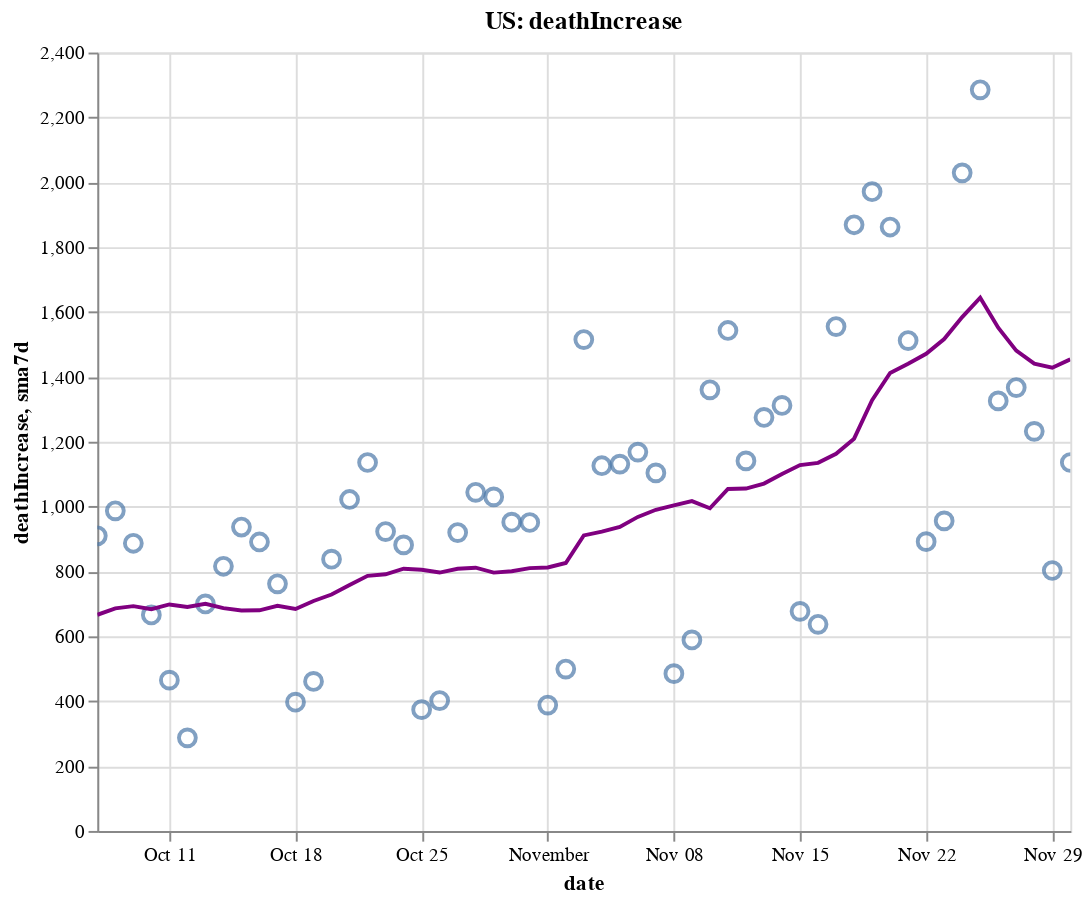

The cell this chart's notebook holds for it:
### Code cell
create_plot(us, 'deathIncrease')

### Figure 1 — Vega-Lite specification as saved in the notebook (floating-point values rounded to 4 significant figures)
{"config": {"view": {"continuousWidth": 400, "continuousHeight": 300}}, "layer": [{"layer": [{"mark": {"type": "point", "size": 75}, "encoding": {"tooltip": [{"type": "temporal", "field": "date"}, {"type": "quantitative", "field": "deathIncrease"}, {"type": "quantitative", "field": "sma7d"}], "x": {"type": "temporal", "field": "date"}, "y": {"type": "quantitative", "field": "deathIncrease"}}, "selection": {"selector006": {"type": "interval", "bind": "scales", "encodings": ["x", "y"]}}}, {"mark": {"type": "line", "color": "purple"}, "encoding": {"x": {"type": "temporal", "field": "date"}, "y": {"type": "quantitative", "field": "sma7d"}}}]}, {"mark": {"type": "rule", "color": "#aaa"}, "encoding": {"x": {"type": "temporal", "field": "date"}}, "transform": [{"filter": {"selection": "selector005"}}]}, {"mark": "circle", "encoding": {"opacity": {"condition": {"value": 1, "selection": "selector005"}, "value": 0}, "tooltip": [{"type": "temporal", "field": "date"}, {"type": "quantitative", "field": "deathIncrease"}, {"type": "quantitative", "field": "sma7d"}], "x": {"type": "temporal", "field": "date"}, "y": {"type": "quantitative", "field": "deathIncrease"}}, "selection": {"selector005": {"type": "single", "encodings": ["x"], "on": "mouseover", "nearest": true, "empty": "none"}}}, {"mark": {"type": "text", "align": "left", "dx": 5, "dy": -5, "stroke": "white", "strokeWidth": 2}, "encoding": {"text": {"type": "quantitative", "field": "deathIncrease"}, "tooltip": [{"type": "temporal", "field": "date"}, {"type": "quantitative", "field": "deathIncrease"}, {"type": "quantitative", "field": "sma7d"}], "x": {"type": "temporal", "field": "date"}, "y": {"type": "quantitative", "field": "deathIncrease"}}, "transform": [{"filter": {"selection": "selector005"}}]}, {"mark": {"type": "text", "align": "left", "dx": 5, "dy": -5}, "encoding": {"text": {"type": "quantitative", "field": "deathIncrease"}, "tooltip": [{"type": "temporal", "field": "date"}, {"type": "quantitative", "field": "deathIncrease"}, {"type": "quantitative", "field": "sma7d"}], "x": {"type": "temporal", "field": "date"}, "y": {"type": "quantitative", "field": "deathIncrease"}}, "transform": [{"filter": {"selection": "selector005"}}]}], "data": {"name": "data-99d10751dc320611eb76516c2aacd235"}, "height": 400, "title": "US: deathIncrease", "width": 500, "$schema": "https://vega.github.io/schema/vega-lite/v4.8.1.json", "datasets": {"data-99d10751dc320611eb76516c2aacd235": [{"date": "2020-10-07T00:00:00", "totalTestResultsIncrease": 977500.0, "positiveIncrease": 50590.0, "death": 203600.0, "deathIncrease": 910.0, "positiveRate": 0.052, "state": "US", "sma7d": 666.4}, {"date": "2020-10-08T00:00:00", "totalTestResultsIncrease": 1157000.0, "positiveIncrease": 55210.0, "death": 204600.0, "deathIncrease": 987.0, "positiveRate": 0.048, "state": "US", "sma7d": 686.3}, {"date": "2020-10-09T00:00:00", "totalTestResultsIncrease": 1203000.0, "positiveIncrease": 56800.0, "death": 205500.0, "deathIncrease": 887.0, "positiveRate": 0.047, "state": "US", "sma7d": 693.1}, {"date": "2020-10-10T00:00:00", "totalTestResultsIncrease": 1252000.0, "positiveIncrease": 57420.0, "death": 206100.0, "deathIncrease": 666.0, "positiveRate": 0.046, "state": "US", "sma7d": 683.6}, {"date": "2020-10-11T00:00:00", "totalTestResultsIncrease": 1078000.0, "positiveIncrease": 46270.0, "death": 206600.0, "deathIncrease": 465.0, "positiveRate": 0.043, "state": "US", "sma7d": 698.3}, {"date": "2020-10-12T00:00:00", "totalTestResultsIncrease": 1060000.0, "positiveIncrease": 42640.0, "death": 206900.0, "deathIncrease": 287.0, "positiveRate": 0.04, "state": "US", "sma7d": 690.6}, {"date": "2020-10-13T00:00:00", "totalTestResultsIncrease": 1052000.0, "positiveIncrease": 48590.0, "death": 207600.0, "deathIncrease": 700.0, "positiveRate": 0.046, "state": "US", "sma7d": 700.3}, {"date": "2020-10-14T00:00:00", "totalTestResultsIncrease": 1045000.0, "positiveIncrease": 56120.0, "death": 208400.0, "deathIncrease": 816.0, "positiveRate": 0.054, "state": "US", "sma7d": 686.9}, {"date": "2020-10-15T00:00:00", "totalTestResultsIncrease": 1109000.0, "positiveIncrease": 63390.0, "death": 209300.0, "deathIncrease": 937.0, "positiveRate": 0.057, "state": "US", "sma7d": 679.7}, {"date": "2020-10-16T00:00:00", "totalTestResultsIncrease": 1231000.0, "positiveIncrease": 68250.0, "death": 210200.0, "deathIncrease": 891.0, "positiveRate": 0.055, "state": "US", "sma7d": 680.3}, {"date": "2020-10-17T00:00:00", "totalTestResultsIncrease": 1299000.0, "positiveIncrease": 57330.0, "death": 211000.0, "deathIncrease": 762.0, "positiveRate": 0.044, "state": "US", "sma7d": 694.0}, {"date": "2020-10-18T00:00:00", "totalTestResultsIncrease": 1052000.0, "positiveIncrease": 48280.0, "death": 211400.0, "deathIncrease": 397.0, "positiveRate": 0.046, "state": "US", "sma7d": 684.3}, {"date": "2020-10-19T00:00:00", "totalTestResultsIncrease": 1135000.0, "positiveIncrease": 57110.0, "death": 211900.0, "deathIncrease": 461.0, "positiveRate": 0.05, "state": "US", "sma7d": 709.1}, {"date": "2020-10-20T00:00:00", "totalTestResultsIncrease": 952700.0, "positiveIncrease": 60550.0, "death": 212700.0, "deathIncrease": 838.0, "positiveRate": 0.064, "state": "US", "sma7d": 728.9}, {"date": "2020-10-21T00:00:00", "totalTestResultsIncrease": 941800.0, "positiveIncrease": 60950.0, "death": 213700.0, "deathIncrease": 1022.0, "positiveRate": 0.065, "state": "US", "sma7d": 758.3}, {"date": "2020-10-22T00:00:00", "totalTestResultsIncrease": 1230000.0, "positiveIncrease": 72840.0, "death": 214900.0, "deathIncrease": 1136.0, "positiveRate": 0.059, "state": "US", "sma7d": 786.7}, {"date": "2020-10-23T00:00:00", "totalTestResultsIncrease": 1383000.0, "positiveIncrease": 82330.0, "death": 215800.0, "deathIncrease": 923.0, "positiveRate": 0.06, "state": "US", "sma7d": 791.3}, {"date": "2020-10-24T00:00:00", "totalTestResultsIncrease": 1323000.0, "positiveIncrease": 83290.0, "death": 216700.0, "deathIncrease": 882.0, "positiveRate": 0.063, "state": "US", "sma7d": 808.4}, {"date": "2020-10-25T00:00:00", "totalTestResultsIncrease": 1188000.0, "positiveIncrease": 64890.0, "death": 217000.0, "deathIncrease": 374.0, "positiveRate": 0.055, "state": "US", "sma7d": 805.1}, {"date": "2020-10-26T00:00:00", "totalTestResultsIncrease": 1211000.0, "positiveIncrease": 62530.0, "death": 217400.0, "deathIncrease": 402.0, "positiveRate": 0.052, "state": "US", "sma7d": 796.7}, {"date": "2020-10-27T00:00:00", "totalTestResultsIncrease": 1071000.0, "positiveIncrease": 72080.0, "death": 218400.0, "deathIncrease": 920.0, "positiveRate": 0.067, "state": "US", "sma7d": 808.4}, {"date": "2020-10-28T00:00:00", "totalTestResultsIncrease": 1096000.0, "positiveIncrease": 78750.0, "death": 219400.0, "deathIncrease": 1044.0, "positiveRate": 0.072, "state": "US", "sma7d": 811.6}, {"date": "2020-10-29T00:00:00", "totalTestResultsIncrease": 1333000.0, "positiveIncrease": 88730.0, "death": 220400.0, "deathIncrease": 1030.0, "positiveRate": 0.067, "state": "US", "sma7d": 796.4}, {"date": "2020-10-30T00:00:00", "totalTestResultsIncrease": 1364000.0, "positiveIncrease": 97230.0, "death": 221400.0, "deathIncrease": 952.0, "positiveRate": 0.071, "state": "US", "sma7d": 800.6}, {"date": "2020-10-31T00:00:00", "totalTestResultsIncrease": 1390000.0, "positiveIncrease": 90590.0, "death": 222300.0, "deathIncrease": 951.0, "positiveRate": 0.065, "state": "US", "sma7d": 810.4}, {"date": "2020-11-01T00:00:00", "totalTestResultsIncrease": 1128000.0, "positiveIncrease": 73850.0, "death": 222700.0, "deathIncrease": 388.0, "positiveRate": 0.065, "state": "US", "sma7d": 812.4}, {"date": "2020-11-02T00:00:00", "totalTestResultsIncrease": 1327000.0, "positiveIncrease": 82050.0, "death": 223200.0, "deathIncrease": 499.0, "positiveRate": 0.062, "state": "US", "sma7d": 826.3}, {"date": "2020-11-03T00:00:00", "totalTestResultsIncrease": 1129000.0, "positiveIncrease": 86660.0, "death": 224700.0, "deathIncrease": 1515.0, "positiveRate": 0.077, "state": "US", "sma7d": 911.3}, {"date": "2020-11-04T00:00:00", "totalTestResultsIncrease": 1223000.0, "positiveIncrease": 103300.0, "death": 225900.0, "deathIncrease": 1126.0, "positiveRate": 0.084, "state": "US", "sma7d": 923.0}, {"date": "2020-11-05T00:00:00", "totalTestResultsIncrease": 1567000.0, "positiveIncrease": 116400.0, "death": 227000.0, "deathIncrease": 1131.0, "positiveRate": 0.074, "state": "US", "sma7d": 937.4}, {"date": "2020-11-06T00:00:00", "totalTestResultsIncrease": 1564000.0, "positiveIncrease": 125800.0, "death": 228200.0, "deathIncrease": 1168.0, "positiveRate": 0.08, "state": "US", "sma7d": 968.3}, {"date": "2020-11-07T00:00:00", "totalTestResultsIncrease": 1413000.0, "positiveIncrease": 129200.0, "death": 229300.0, "deathIncrease": 1104.0, "positiveRate": 0.091, "state": "US", "sma7d": 990.1}, {"date": "2020-11-08T00:00:00", "totalTestResultsIncrease": 1252000.0, "positiveIncrease": 110300.0, "death": 229700.0, "deathIncrease": 485.0, "positiveRate": 0.088, "state": "US", "sma7d": 1004.0}, {"date": "2020-11-09T00:00:00", "totalTestResultsIncrease": 1516000.0, "positiveIncrease": 119400.0, "death": 230300.0, "deathIncrease": 589.0, "positiveRate": 0.079, "state": "US", "sma7d": 1017.0}, {"date": "2020-11-10T00:00:00", "totalTestResultsIncrease": 1252000.0, "positiveIncrease": 131200.0, "death": 231700.0, "deathIncrease": 1360.0, "positiveRate": 0.105, "state": "US", "sma7d": 994.7}, {"date": "2020-11-11T00:00:00", "totalTestResultsIncrease": 1418000.0, "positiveIncrease": 144800.0, "death": 233200.0, "deathIncrease": 1543.0, "positiveRate": 0.102, "state": "US", "sma7d": 1054.0}, {"date": "2020-11-12T00:00:00", "totalTestResultsIncrease": 1476000.0, "positiveIncrease": 152000.0, "death": 234400.0, "deathIncrease": 1141.0, "positiveRate": 0.103, "state": "US", "sma7d": 1056.0}, {"date": "2020-11-13T00:00:00", "totalTestResultsIncrease": 1698000.0, "positiveIncrease": 172100.0, "death": 235700.0, "deathIncrease": 1275.0, "positiveRate": 0.101, "state": "US", "sma7d": 1071.0}, {"date": "2020-11-14T00:00:00", "totalTestResultsIncrease": 1662000.0, "positiveIncrease": 163500.0, "death": 237000.0, "deathIncrease": 1312.0, "positiveRate": 0.098, "state": "US", "sma7d": 1101.0}, {"date": "2020-11-15T00:00:00", "totalTestResultsIncrease": 1615000.0, "positiveIncrease": 144400.0, "death": 237600.0, "deathIncrease": 677.0, "positiveRate": 0.089, "state": "US", "sma7d": 1128.0}, {"date": "2020-11-16T00:00:00", "totalTestResultsIncrease": 1487000.0, "positiveIncrease": 148900.0, "death": 238300.0, "deathIncrease": 637.0, "positiveRate": 0.1, "state": "US", "sma7d": 1135.0}, {"date": "2020-11-17T00:00:00", "totalTestResultsIncrease": 1512000.0, "positiveIncrease": 156700.0, "death": 239800.0, "deathIncrease": 1555.0, "positiveRate": 0.104, "state": "US", "sma7d": 1163.0}, {"date": "2020-11-18T00:00:00", "totalTestResultsIncrease": 1539000.0, "positiveIncrease": 164000.0, "death": 241700.0, "deathIncrease": 1869.0, "positiveRate": 0.107, "state": "US", "sma7d": 1209.0}, {"date": "2020-11-19T00:00:00", "totalTestResultsIncrease": 1821000.0, "positiveIncrease": 182800.0, "death": 243700.0, "deathIncrease": 1971.0, "positiveRate": 0.1, "state": "US", "sma7d": 1328.0}, {"date": "2020-11-20T00:00:00", "totalTestResultsIncrease": 1919000.0, "positiveIncrease": 192800.0, "death": 245500.0, "deathIncrease": 1862.0, "positiveRate": 0.1, "state": "US", "sma7d": 1412.0}, {"date": "2020-11-21T00:00:00", "totalTestResultsIncrease": 2004000.0, "positiveIncrease": 179700.0, "death": 247000.0, "deathIncrease": 1512.0, "positiveRate": 0.09, "state": "US", "sma7d": 1440.0}, {"date": "2020-11-22T00:00:00", "totalTestResultsIncrease": 1744000.0, "positiveIncrease": 150800.0, "death": 247900.0, "deathIncrease": 892.0, "positiveRate": 0.086, "state": "US", "sma7d": 1471.0}, {"date": "2020-11-23T00:00:00", "totalTestResultsIncrease": 1759000.0, "positiveIncrease": 151000.0, "death": 248900.0, "deathIncrease": 956.0, "positiveRate": 0.086, "state": "US", "sma7d": 1517.0}, {"date": "2020-11-24T00:00:00", "totalTestResultsIncrease": 1790000.0, "positiveIncrease": 167000.0, "death": 250900.0, "deathIncrease": 2029.0, "positiveRate": 0.093, "state": "US", "sma7d": 1584.0}, {"date": "2020-11-25T00:00:00", "totalTestResultsIncrease": 1721000.0, "positiveIncrease": 183600.0, "death": 253200.0, "deathIncrease": 2285.0, "positiveRate": 0.107, "state": "US", "sma7d": 1644.0}, {"date": "2020-11-26T00:00:00", "totalTestResultsIncrease": 1170000.0, "positiveIncrease": 126300.0, "death": 254500.0, "deathIncrease": 1326.0, "positiveRate": 0.108, "state": "US", "sma7d": 1552.0}, {"date": "2020-11-27T00:00:00", "totalTestResultsIncrease": 2126000.0, "positiveIncrease": 193800.0, "death": 255900.0, "deathIncrease": 1367.0, "positiveRate": 0.091, "state": "US", "sma7d": 1481.0}, {"date": "2020-11-28T00:00:00", "totalTestResultsIncrease": 1710000.0, "positiveIncrease": 154500.0, "death": 257100.0, "deathIncrease": 1232.0, "positiveRate": 0.09, "state": "US", "sma7d": 1441.0}, {"date": "2020-11-29T00:00:00", "totalTestResultsIncrease": 1290000.0, "positiveIncrease": 135200.0, "death": 257900.0, "deathIncrease": 803.0, "positiveRate": 0.105, "state": "US", "sma7d": 1428.0}, {"date": "2020-11-30T00:00:00", "totalTestResultsIncrease": 1592000.0, "positiveIncrease": 146600.0, "death": 259000.0, "deathIncrease": 1136.0, "positiveRate": 0.092, "state": "US", "sma7d": 1454.0}]}}
